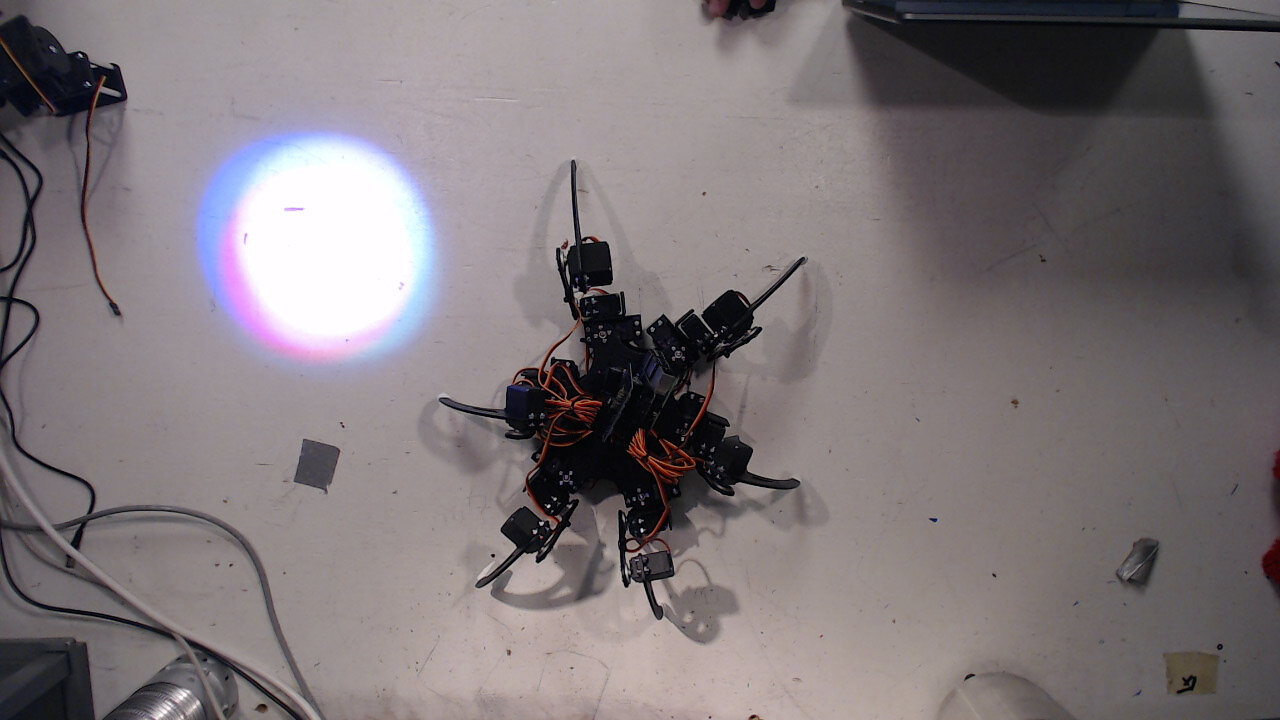
#> input picture sample_images/2017-12-05-171951.jpg, 1280 x 720 px, given in place of the camera
$ jupyter execute OpenCV_code.ipynb
#> lines starting #> are read from the running program, lines starting #| are printed output that depends on the picture; after the words box and inside, x2 and y2 are one past the last pixel; in counts of white or black regions, pixels touching at a corner belong together
[cell 1]
#################################################################################################
# Made by: Vivan Bhalla
# Description: This program is used to detect the object using its color as a parameter
#################################################################################################

### Import the libraries ####
import numpy as np
import cv2

[cell 2]
## Create a video capture object
cap = cv2.VideoCapture(0) # Send 0 since we have only one camera. Send 1 to use second camera

[cell 3]
## Check whether capture object is opened or not
if(cap.isOpened() == False):
    ## If object is not initialized then open it
    cap.open()

[cell 4]
############################ TODO ######################################
## TODO: Remove the trackbars once HSV for the hexapod is configured
# Function to be called when trackbars change
def nothing(x):
    pass # IT simply does nothing

[cell 5]
# Create a window
cv2.namedWindow('image')
# Create trackbars to select boundary values
cv2.createTrackbar('High H','image',0,179,nothing)
#> slider 'High H' is set to 179
cv2.createTrackbar('High S','image',0,255,nothing)
#> slider 'High S' is set to 255
cv2.createTrackbar('High V','image',0,255,nothing)
#> slider 'High V' is set to 255
cv2.createTrackbar('Low H','image',0,179,nothing)
#> slider 'Low H' is set to 35
cv2.createTrackbar('Low S','image',0,255,nothing)
#> slider 'Low S' is set to 51
cv2.createTrackbar('Low V','image',0,255,nothing)
#> slider 'Low V' is set to 51

############################ TODO ######################################

[cell 6]
## Start capturing frame by frame in an infinite loop
while(True):

    # Start capturing the frames
    ret, frame = cap.read() # Get the returned value(T/F) and the frame.
#> frame is the input picture: shape (720, 1280, 3); mean B, G, R 120.7, 117.5, 125.4

    if(ret != True): # Check if reading was successful or not
        print("Cannot read from the frame\n")

    ############################ TODO ######################################

    # Get the current position of the trackbars
    high_h = cv2.getTrackbarPos('High H','image')
    high_s = cv2.getTrackbarPos('High S','image')
    high_v = cv2.getTrackbarPos('High V','image')
    low_h = cv2.getTrackbarPos('Low H','image')
    low_s = cv2.getTrackbarPos('Low H','image')
    low_v = cv2.getTrackbarPos('Low H','image')

    # Create numpy arrays of these boundaries
    # TODO: hardcode the values below from what is found through experiment
    higher_boundary = np.array([high_h,high_s,high_v])
    lower_boundary = np.array([low_h,low_s,low_v])

    ############################ TODO ######################################

    # Convert the captured frame from BGR to HSV format
    hsv = cv2.cvtColor(frame,cv2.COLOR_BGR2HSV)
#> hsv: shape (720, 1280, 3); mean H, S, V 99.5, 27.5, 127.5

    # Threshold the HSV image to get only our object
    threshold = cv2.inRange(hsv,lower_boundary,higher_boundary)
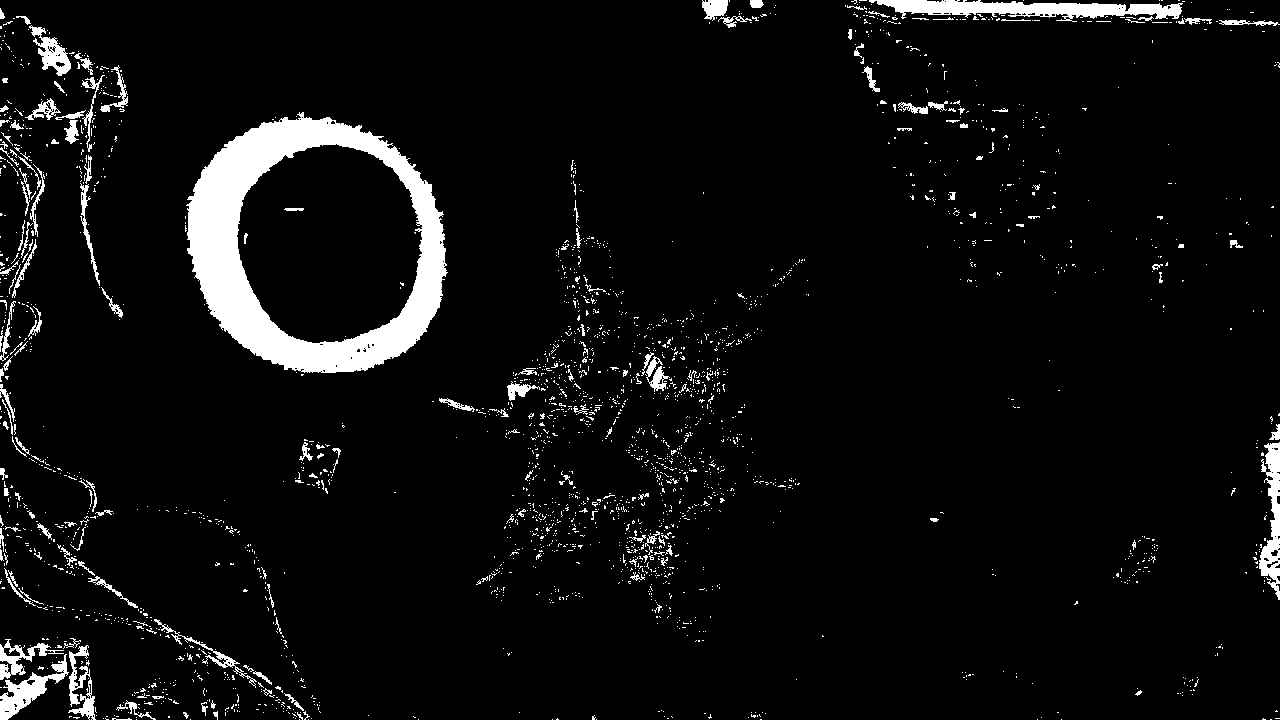
#> threshold: shape (720, 1280); 5.5% white; 2535 white regions (2363 under 20 px), largest, box (x1, y1, x2, y2) and area: (186, 112, 448, 373) 23927, (869, 0, 1183, 22) 3667, (1259, 442, 1280, 600) 1695

    # Get the targeted image by doing bitwise and
    target = cv2.bitwise_and(frame,frame,mask=threshold)
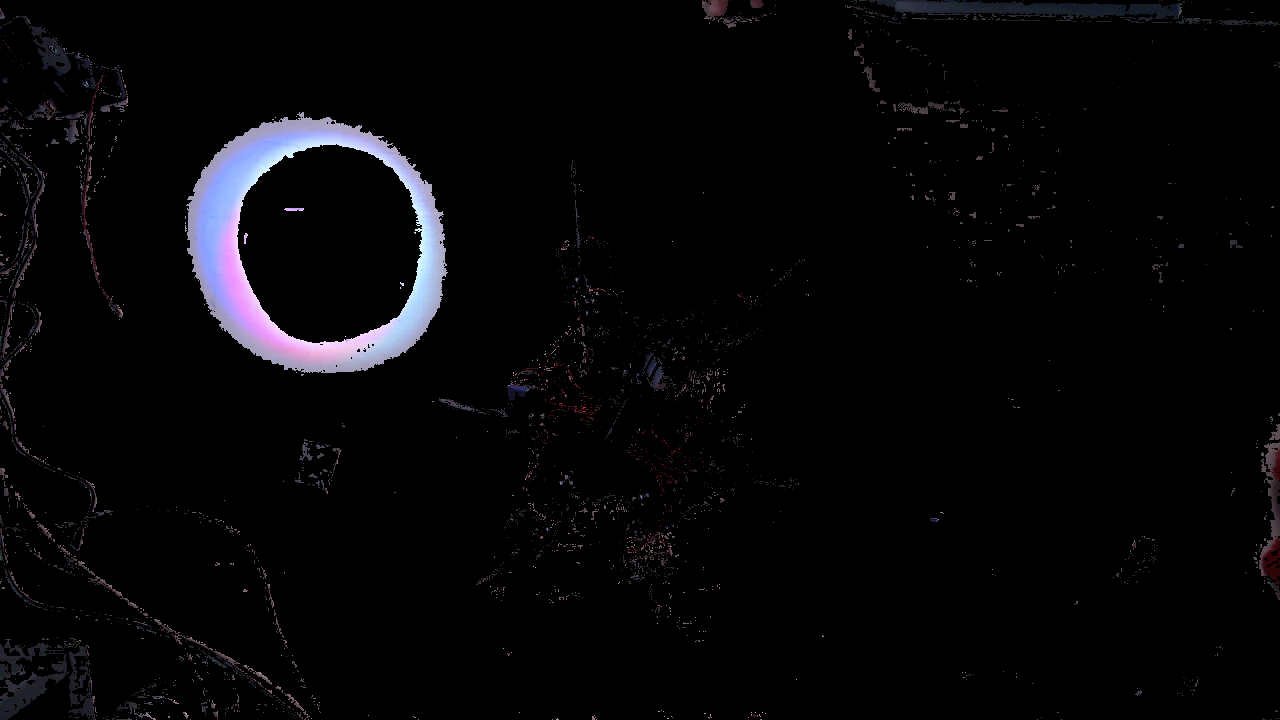
#> target: shape (720, 1280, 3); mean B, G, R 7.7, 6.1, 6.4

    ## Perform morphological transformations #####
    ## Morphological opening
    # We first remove the white noise from the boundaries of the detected object - Erode operation
    # We create an elliptical kernel for the erosion
    target = cv2.erode(target,cv2.getStructuringElement(cv2.MORPH_ELLIPSE,(5,5)))
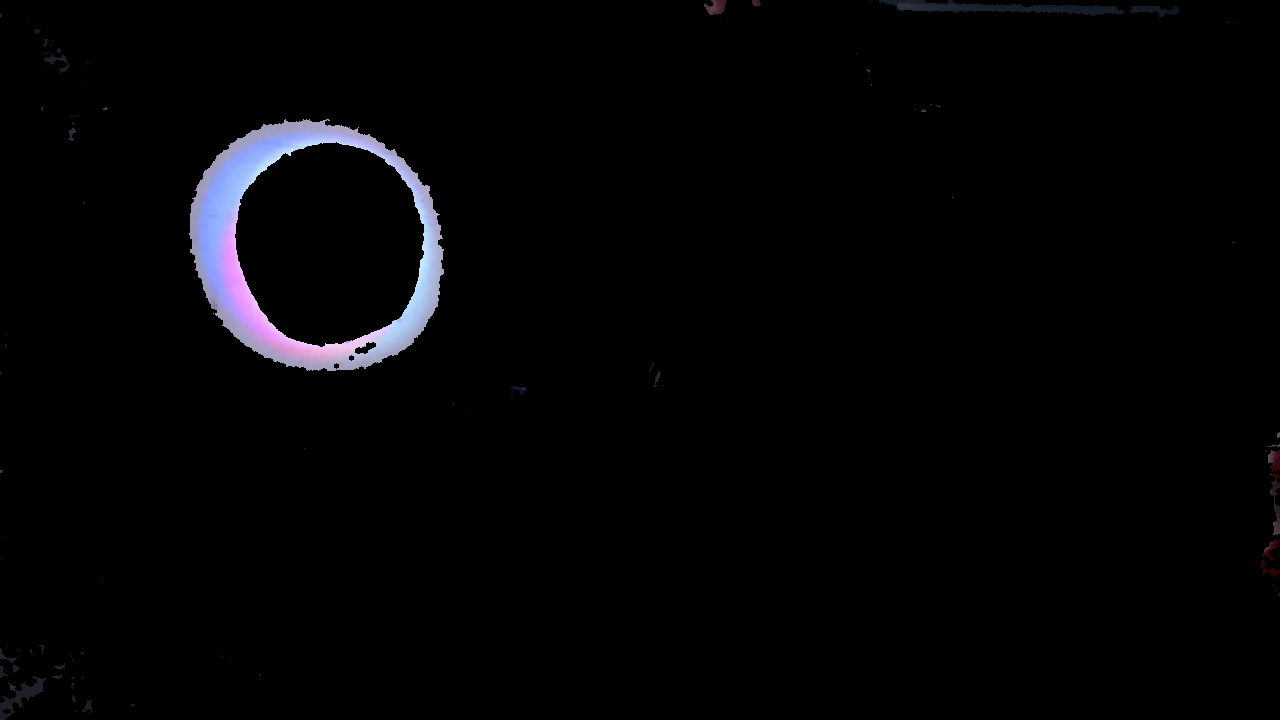
#> target: shape (720, 1280, 3); mean B, G, R 5.2, 4, 4.1

    # Perform the dilation to get the more enchanced image of the object
    target = cv2.dilate(target,cv2.getStructuringElement(cv2.MORPH_ELLIPSE,(5,5)))

    ## Morphological Closing - This is done to fill holes insie the detected object.
    ## This is done by first dilation then eroding the image

    target = cv2.dilate(target,cv2.getStructuringElement(cv2.MORPH_ELLIPSE,(5,5)))
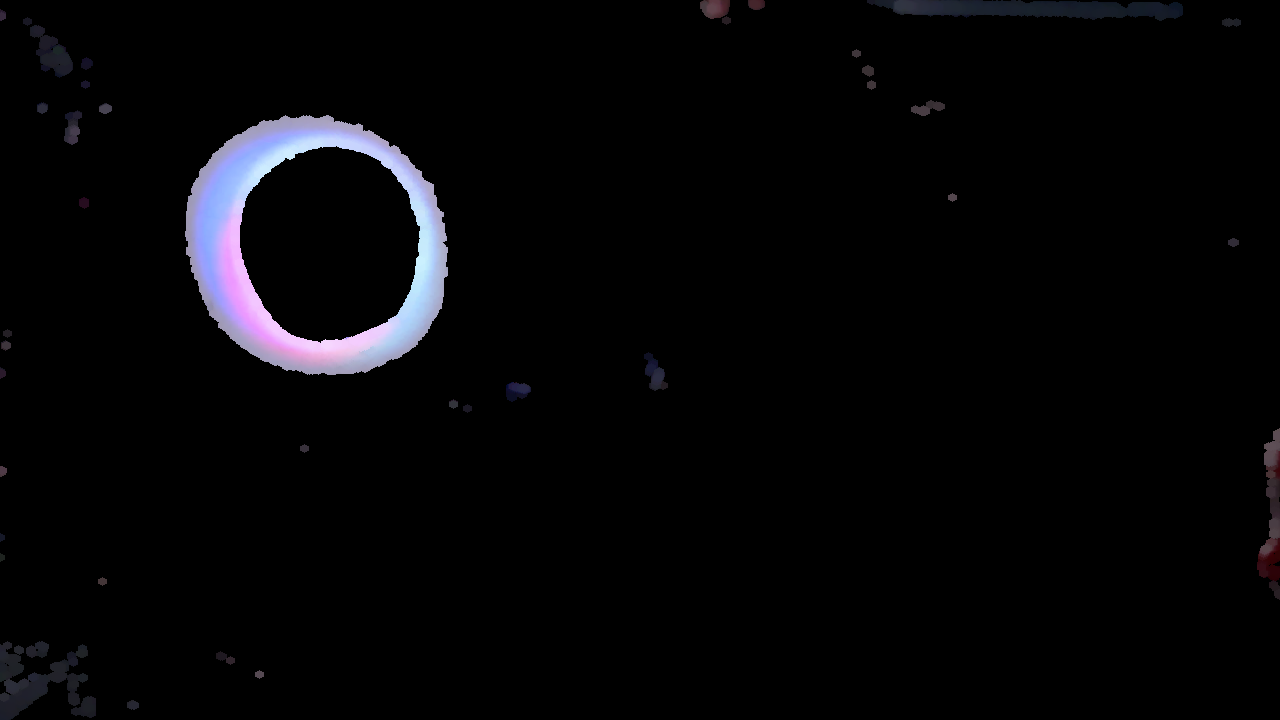
#> target: shape (720, 1280, 3); mean B, G, R 7.5, 5.9, 6
    target = cv2.erode(target,cv2.getStructuringElement(cv2.MORPH_ELLIPSE,(5,5)))

    ## Display the images
    cv2.imshow("Result",target)
    cv2.imshow("Mask",threshold)
    cv2.imshow("Original Image",frame)
    k = cv2.waitKey(5) & 0xFF
#> (key Esc is pressed here)
    if k == 27:
        break


# Release the capture
cap.release()
cv2.destroyAllWindows()
